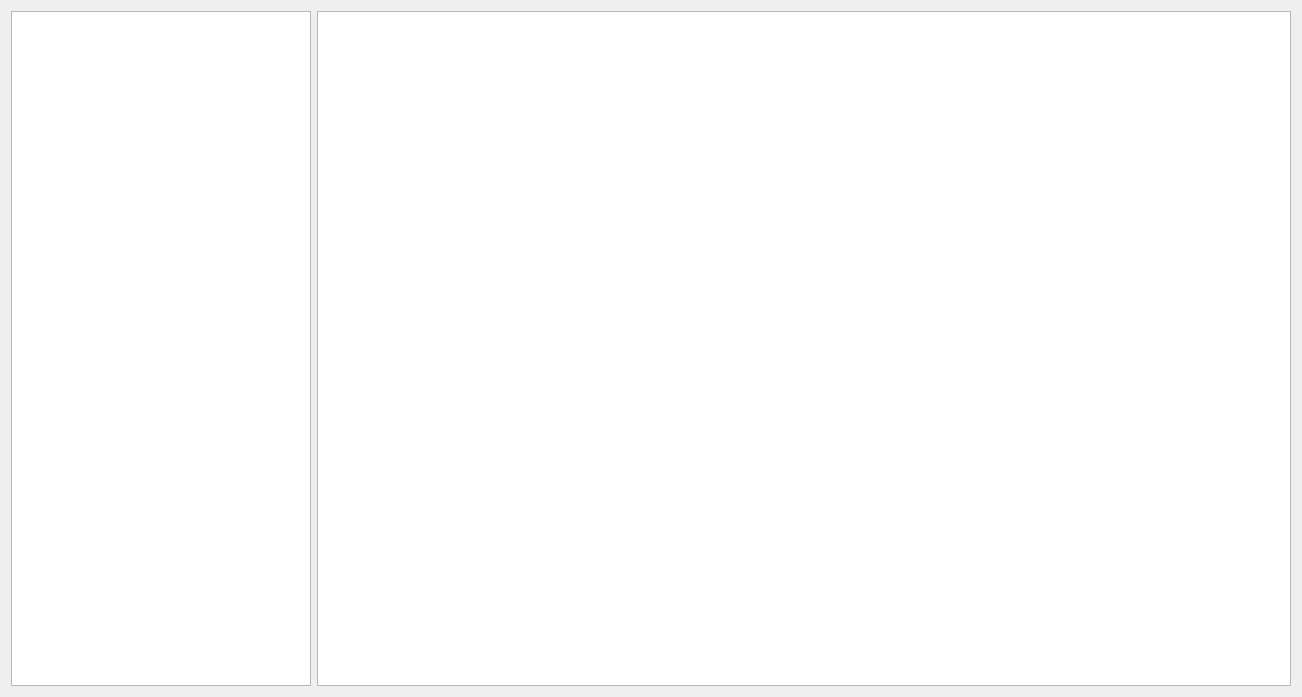
<?xml version="1.0" encoding="UTF-8"?>
<ui version="4.0">
 <class>ProjectTasksWidget</class>
 <widget class="QWidget" name="ProjectTasksWidget">
  <property name="geometry">
   <rect>
    <x>0</x>
    <y>0</y>
    <width>1302</width>
    <height>697</height>
   </rect>
  </property>
  <property name="windowTitle">
   <string>Form</string>
  </property>
  <layout class="QHBoxLayout" name="horizontalLayout">
   <item>
    <widget class="QTableView" name="projects">
     <property name="maximumSize">
      <size>
       <width>300</width>
       <height>16777215</height>
      </size>
     </property>
    </widget>
   </item>
   <item>
    <widget class="QTableView" name="tasks"/>
   </item>
  </layout>
 </widget>
 <resources/>
 <connections/>
</ui>
